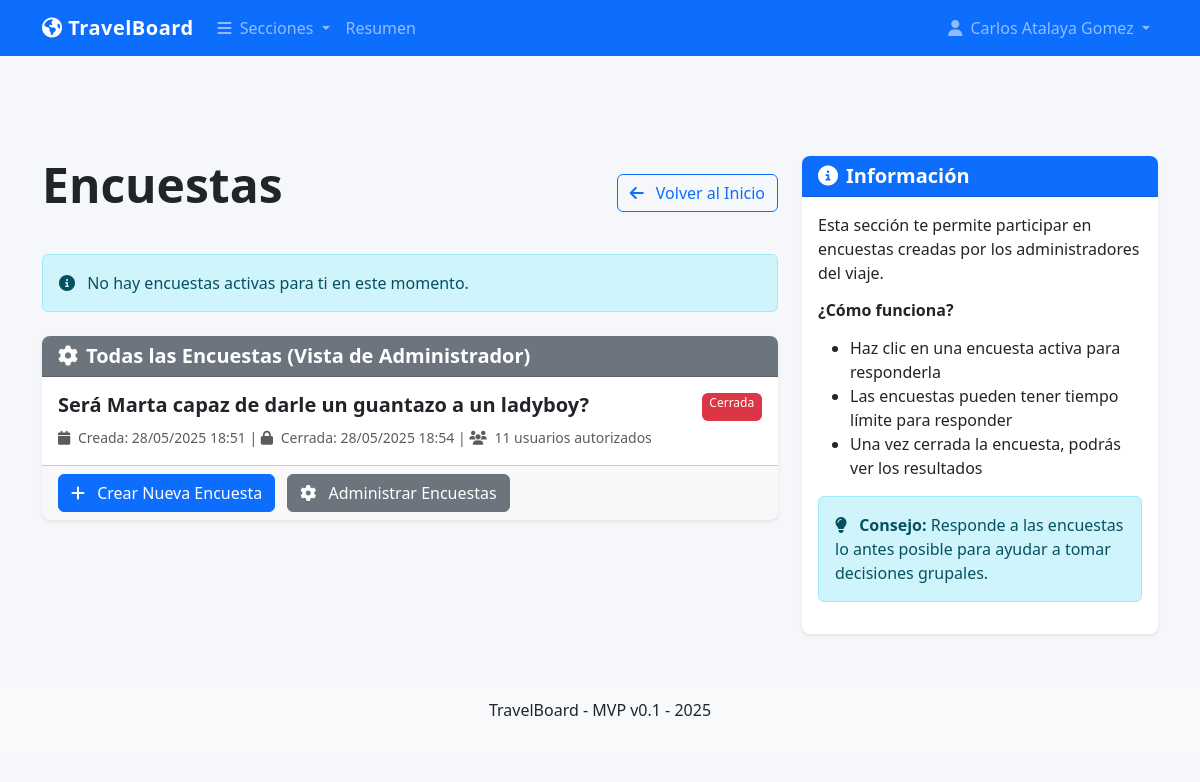
The app's page /encuestas (signed in), older data.
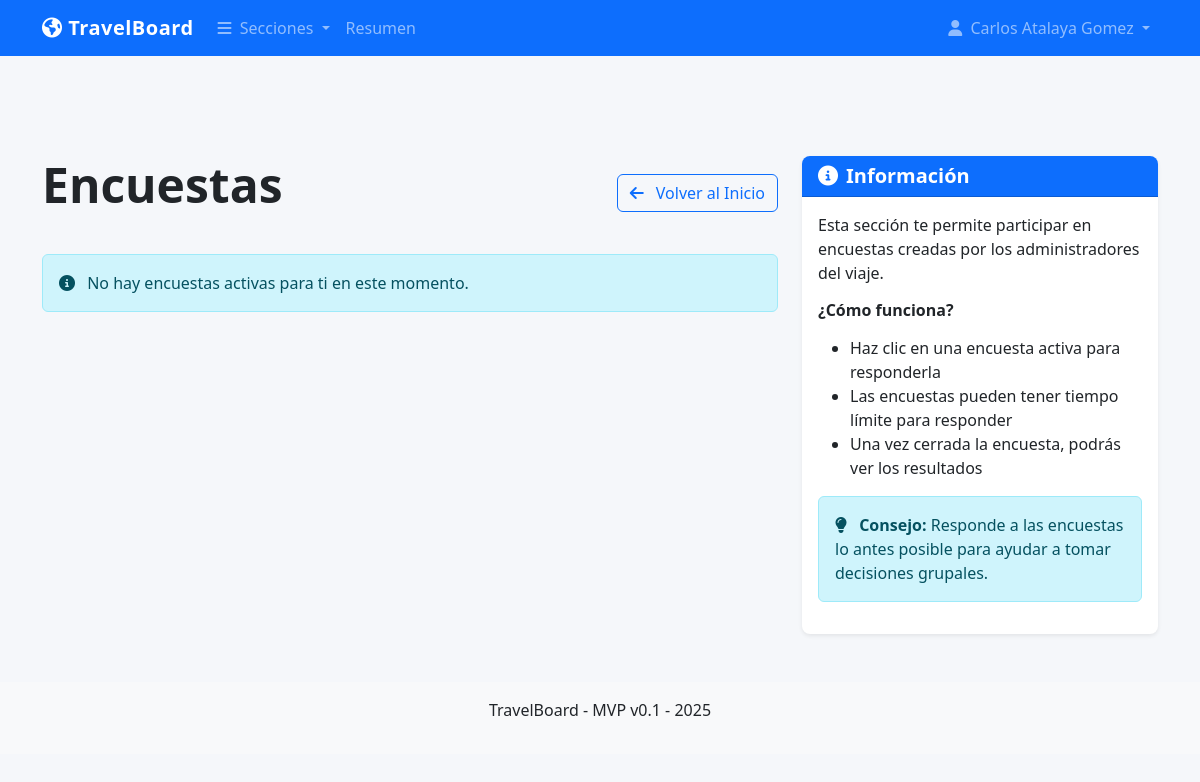
The same page, newer data.
### models.py (models this page shows)
class Survey(db.Model):
    id = db.Column(db.Integer, primary_key=True)
    title = db.Column(db.String(200), nullable=False)
    description = db.Column(db.Text, nullable=True)
    created_at = db.Column(db.DateTime, default=datetime.now)
    closed_at = db.Column(db.DateTime, nullable=True)
    created_by = db.Column(db.Integer, db.ForeignKey('user.id'), nullable=False)
    is_active = db.Column(db.Boolean, default=True)
    auto_close_after = db.Column(db.Integer, nullable=True)  # Time in hours before auto-close
    creator = db.relationship('User', backref=db.backref('created_surveys', lazy=True))
    options = db.relationship('SurveyOption', backref='survey', lazy=True, cascade="all, delete-orphan")
    responses = db.relationship('SurveyResponse', lazy=True, cascade="all, delete-orphan")
    authorized_users = db.relationship('User', secondary='survey_permissions')

### survey.py (the view, shortened to what this page needs)
@survey.route('/encuestas')
@login_required
def index():
    if current_user.is_admin:
        active_surveys = Survey.query.filter(Survey.is_active == True).all()
    else:
        active_surveys = Survey.query.filter(
            Survey.is_active == True,
            Survey.authorized_users.any(id=current_user.id)
        ).all()
    responded_surveys = []
    all_surveys = None
    if current_user.is_admin:
        all_surveys = Survey.query.order_by(Survey.created_at.desc()).all()
    return render_template('survey/index.html',
                          active_surveys=active_surveys,
                          responded_surveys=responded_surveys,
                          all_surveys=all_surveys)

### app.py (called while the page is built)
@app.context_processor
def utility_processor():
    return {
        'timedelta': timedelta
    }

@app.template_filter('now')
def get_now():
    return datetime.now()

@login_manager.user_loader
def load_user(user_id):
    return User.query.get(int(user_id))

@app.before_request
def check_initial_setup():
    public_endpoints = ['static', 'setup', 'auth.login', 'auth.logout']
    if request.endpoint in public_endpoints:
        return None
    user_count = User.query.count()
    if user_count == 0 and request.endpoint != 'setup':
        return redirect(url_for('setup'))
    if not current_user.is_authenticated and request.endpoint not in public_endpoints:
        return redirect(url_for('auth.login'))

### templates/survey/index.html (shortened to what the changed rows need)
{% extends "base.html" %}
{% block content %}
<div class="d-flex justify-content-between align-items-center mb-4">
    <h1 class="display-5">Encuestas</h1>
</div>
{% if current_user.is_admin and all_surveys %}
    <div class="card mt-4">
        <div class="card-header bg-secondary text-white">
            <h5 class="mb-0"><i class="fas fa-cog me-2"></i>Todas las Encuestas (Vista de Administrador)</h5>
        </div>
        <div class="card-body p-0">
            <div class="list-group list-group-flush">
                {% for survey in all_surveys %}
                    <a href="{{ url_for('survey.view_survey', survey_id=survey.id) }}"
                       class="list-group-item list-group-item-action">
                        <div class="d-flex w-100 justify-content-between">
                            <h5 class="mb-1">{{ survey.title }}</h5>
                            <span class="badge bg-{{ 'success' if survey.is_active else 'danger' }}">
                                {{ 'Activa' if survey.is_active else 'Cerrada' }}
                            </span>
                        </div>
                        <small class="text-muted">
                            <i class="fas fa-calendar me-1"></i> Creada: {{ survey.created_at.strftime('%d/%m/%Y %H:%M') }}
                            {% if survey.closed_at %}
                                | <i class="fas fa-lock me-1"></i> Cerrada: {{ survey.closed_at.strftime('%d/%m/%Y %H:%M') }}
                            {% endif %}
                            | <i class="fas fa-users me-1"></i> {{ survey.authorized_users|length }} usuarios autorizados
                        </small>
                    </a>
                {% endfor %}
            </div>
        </div>
        <div class="card-footer">
            <a href="{{ url_for('survey.create_survey') }}" class="btn btn-primary">
                <i class="fas fa-plus me-2"></i> Crear Nueva Encuesta
            </a>
            <a href="{{ url_for('survey.admin_surveys') }}" class="btn btn-secondary">
                <i class="fas fa-cog me-2"></i> Administrar Encuestas
            </a>
        </div>
    </div>
{% endif %}
{% endblock %}

Row changes from the older to the newer data that the page shows:
removed Survey: title "Será Marta capaz de darle un guantazo a un ladyboy?", is_active "Cerrada", created_at "28/05/2025 18:51", closed_at "28/05/2025 18:54", authorized_users|length "11"
Text that changed along with them:
text no longer shown: "Todas las Encuestas (Vista de Administrador) Crear Nueva Encuesta Administrar Encuestas"
